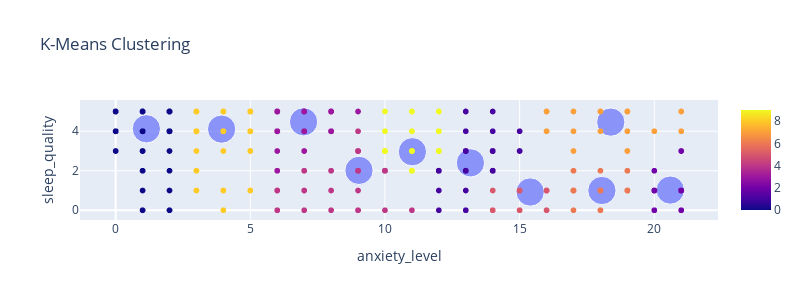

Notebook code cell kept with this figure:
### Markdown cell above
### Visualizing Results

### Code cell
cluster = KMeans(n_clusters=best_num_clusters, init='k-means++', n_init=10, max_iter=300, tol=0.0001, verbose=0, random_state=None, copy_x=True, algorithm='lloyd')
kmeans.fit(scaled_features[['anxiety_level','sleep_quality']])

cluster_assignments = kmeans.labels_
cluster_centers = kmeans.cluster_centers_

graf1 = px.scatter(x = scaled_features.loc[:,'anxiety_level'], y = scaled_features.loc[:,'sleep_quality'], color=cluster_assignments)
graf2 = px.scatter(x = cluster_centers[:,0], y = cluster_centers[:,1], size = [10 for _ in range(10)])
graf3 = go.Figure(data = graf1.data + graf2.data)
graf3.update_layout(width=800,height=300,title_text='K-Means Clustering')
graf3.update_xaxes(title = 'anxiety_level')
graf3.update_yaxes(title = 'sleep_quality')
graf3.show()

### Figure 1 — Plotly figure (JSON) as saved in the notebook; plotly's stock layout.template omitted (floating-point values rounded to 4 significant figures; data arrays with more than 128 entries replaced by an {"elided": "..."} marker saying what was removed)
{"data": [{"hovertemplate": "x=%{x}<br>y=%{y}<br>color=%{marker.color}<extra></extra>", "legendgroup": "", "marker": {"color": {"elided": "1100 int values"}, "coloraxis": "coloraxis", "symbol": "circle"}, "mode": "markers", "name": "", "showlegend": false, "type": "scattergl", "x": {"elided": "1100 int values"}, "xaxis": "x", "y": {"elided": "1100 int values"}, "yaxis": "y"}, {"hovertemplate": "x=%{x}<br>y=%{y}<br>size=%{marker.size}<extra></extra>", "legendgroup": "", "marker": {"color": "#636efa", "size": [10, 10, 10, 10, 10, 10, 10, 10, 10, 10], "sizemode": "area", "sizeref": 0.025, "symbol": "circle"}, "mode": "markers", "name": "", "orientation": "v", "showlegend": false, "type": "scatter", "x": [1.14, 13.17, 20.59, 6.977, 9.035, 15.39, 18.05, 18.38, 3.934, 11.02], "xaxis": "x", "y": [4.124, 2.4, 1.021, 4.477, 2.018, 0.9239, 1.0, 4.462, 4.107, 2.963], "yaxis": "y"}], "layout": {"height": 300, "title": {"text": "K-Means Clustering"}, "width": 800, "xaxis": {"title": {"text": "anxiety_level"}}, "yaxis": {"title": {"text": "sleep_quality"}}}}
